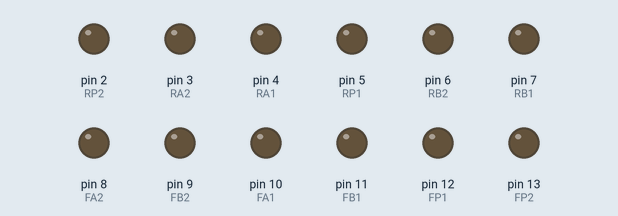
Simulated run of this sketch. Board: Arduino Uno, built with avr-gcc and run on an emulated ATmega328P. Parts: output pins drawn as LEDs (lit = HIGH).

Above: at 0.1 s.
At 1.1 s:
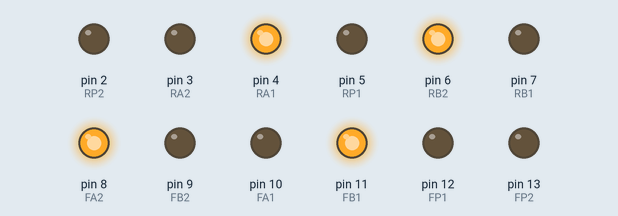
At 9.1 s:
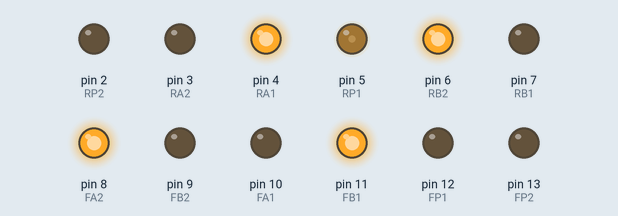
At 17.14 s:
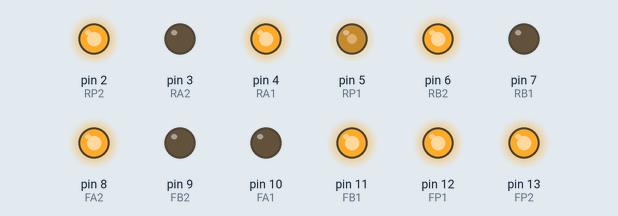
At 31.17 s:
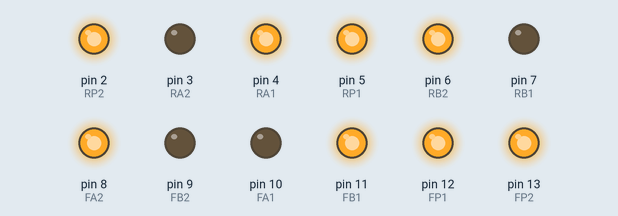
At 39.93 s:
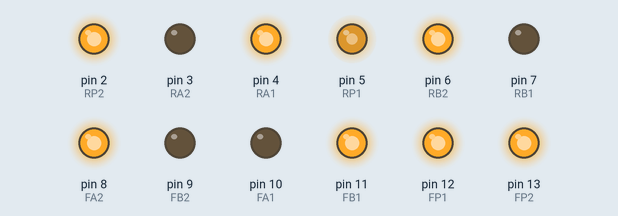
Timing chart, 0 to 40.0 s (numbered marks = the images above):
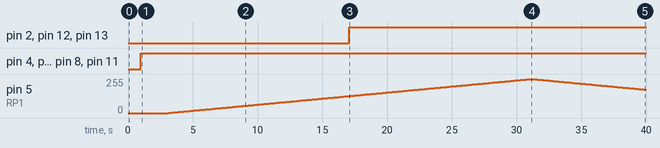

The sketch:

motor_test.ino
```cpp
// Front Motor driver connections
int FP1 = 12;
int FA1 = 10;
int FB1 = 11;

int FP2 = 13;
int FA2 = 8;
int FB2 = 9;

// Rear Motor driver connections
int RP1 = 5;
int RA1 = 4;
int RB1 = 7;

int RP2 = 2;
int RA2 = 3;
int RB2 = 6;


void setup() {
  // Set all the motor control pins to outputs
  pinMode(FP1, OUTPUT);
  pinMode(FP2, OUTPUT);
  pinMode(FA1, OUTPUT);
  pinMode(FB1, OUTPUT);
  pinMode(FA2, OUTPUT);
  pinMode(FB2, OUTPUT);
  pinMode(RP1, OUTPUT);
  pinMode(RP2, OUTPUT);
  pinMode(RA1, OUTPUT);
  pinMode(RB1, OUTPUT);
  pinMode(RA2, OUTPUT);
  pinMode(RB2, OUTPUT);

  // Turn off motors - Initial state
  digitalWrite(FP1, LOW);
  digitalWrite(FP2, LOW);
  digitalWrite(RP1, LOW);
  digitalWrite(RP2, LOW);
}

void loop() {
  //directionControl();
  delay(1000);

  speedControl();
  delay(1000);
}

// This function lets you control spinning direction of motors
void directionControl() {
  // Set motors to maximum speed
  digitalWrite(FP1, HIGH);
  digitalWrite(FP2, HIGH);

  // Turn on motor A & B
  digitalWrite(FA1, HIGH);
  digitalWrite(FB1, LOW);
  digitalWrite(FA2, HIGH);
  digitalWrite(FB2, LOW);
  delay(2000);

  // Now change motor directions
  digitalWrite(FA1, LOW);
  digitalWrite(FB1, HIGH);
  digitalWrite(FA2, LOW);
  digitalWrite(FB2, HIGH);
  delay(2000);

  // Turn off motors
  digitalWrite(FA1, LOW);
  digitalWrite(FB1, LOW);
  digitalWrite(FA2, LOW);
  digitalWrite(FB2, LOW);
}

// This function lets you control speed of the motors
void speedControl() {
  // Turn on motors all one direction
  digitalWrite(FA1, LOW);
  digitalWrite(FB1, HIGH);
  digitalWrite(FA2, HIGH);
  digitalWrite(FB2, LOW);

  digitalWrite(RA1, HIGH);
  digitalWrite(RB1, LOW);
  digitalWrite(RA2, LOW);
  digitalWrite(RB2, HIGH);

    delay(2000);

  // Accelerate from zero to maximum speed
  for (int i = 0; i < 256; i++) {
    analogWrite(FP1, i);
    analogWrite(FP2, i);
    analogWrite(RP1, i);
    analogWrite(RP2, i);
    delay(110);
  }

  // Decelerate from maximum speed to zero
  for (int i = 255; i >= 0; --i) {
    analogWrite(FP1, i);
    analogWrite(FP2, i);
    analogWrite(RP1, i);
    analogWrite(RP2, i);
    delay(110);
  }

  // Now turn off motors
  digitalWrite(FP1, LOW);
  digitalWrite(FP2, LOW);
  digitalWrite(RP1, LOW);
  digitalWrite(RP2, LOW);
}
```

Measured:
- by itself, pin 2 (RP2), pin 12 (FP1), pin 13 (FP2): LOW → HIGH at 17.1 s
- by itself, pin 4 (RA1), pin 6 (RB2), pin 8 (FA2), pin 11 (FB1): LOW → HIGH at 1.0 s
- by itself, pin 5 (RP1): rises from 0/255 to 255/255 in 28.0 s, then falls to 175/255 in 8.9 s
